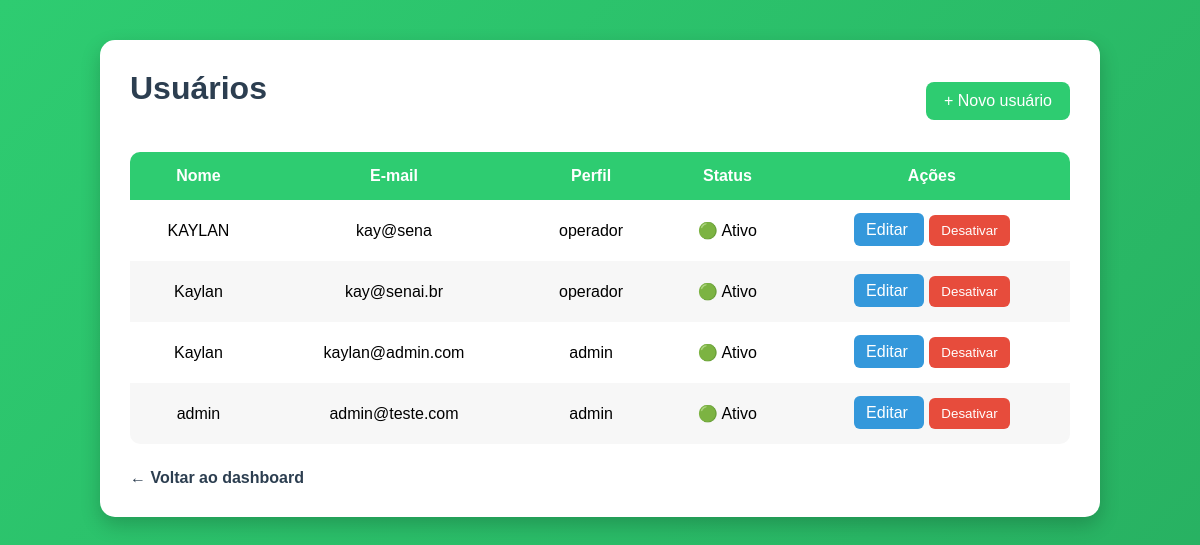
Before: /usuarios/ (signed in) with the older database file.
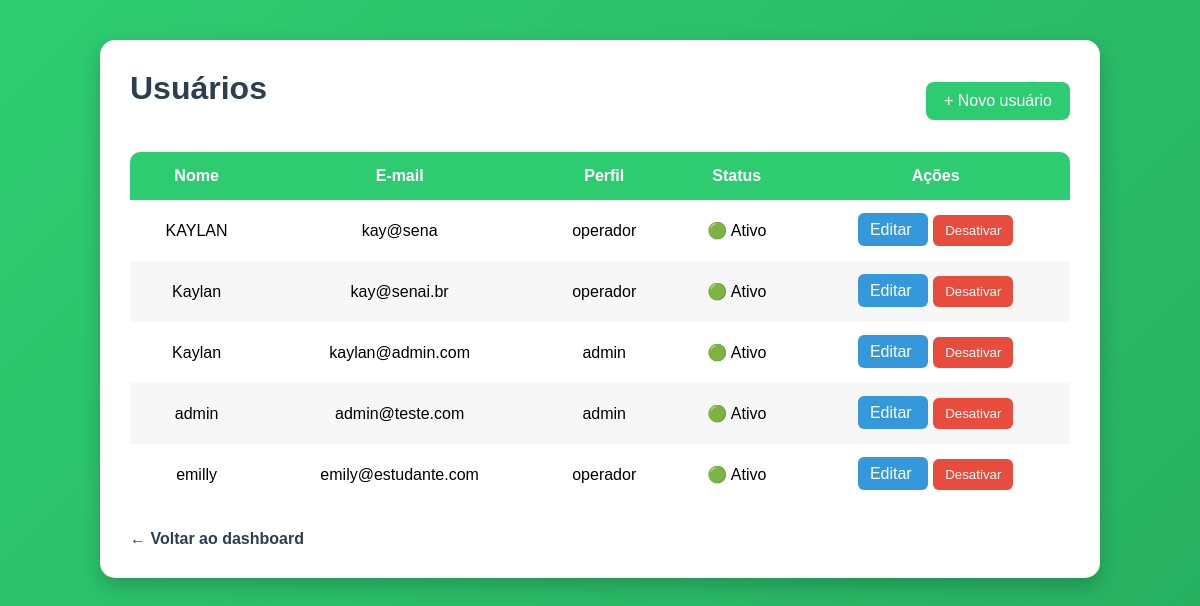
After: the same page with the newer database file.
### app/models/usuario.py (models this page shows)
class Usuario(Base):
    __tablename__ = "usuarios"
    id = Column(Integer, primary_key=True, autoincrement=True)
    nome = Column(String(100), nullable=False)
    email = Column(String(100), nullable=False, index=True, unique=True)
    senha_hash = Column(String(255), nullable=False)
    role = Column(String(20), nullable=False, default="operador")
    ativo = Column(Boolean, default=True)
    criado_em = Column(DateTime, server_default=func.now())

### app/controllers/admin_controller.py (the view)
@router.get("/", response_class=HTMLResponse)
def listar_usuarios(
    request: Request,
    db: Session = Depends(get_db),
    admin: dict = Depends(get_admin)):  #Bloqueia quem não é admin
    usuarios = db.query(Usuario).order_by(Usuario.nome).all()
    return templates.TemplateResponse(
        request,
        "Usuarios/index.html",
        {"request": request, "usuarios": usuarios, "admin": admin, "usuario": admin}
    )

### app/templates/usuarios/index.html (shortened to what this page needs)
<!DOCTYPE html>
<html lang="pt-br">
<head>
</head>
<body>
    <div class="container">
        <div class="topo">
            <h1>Usuários</h1>
            <a href="/usuarios/novo" class="novo">
                + Novo usuário
            </a>
        </div>
        <table>
            <thead>
                <tr>
                    <th>Nome</th>
                    <th>E-mail</th>
                    <th>Perfil</th>
                    <th>Status</th>
                    <th>Ações</th>
                </tr>
            </thead>
            <tbody>
                {% for u in usuarios %}
                <tr>
                    <td>{{ u.nome }}</td>
                    <td>{{ u.email }}</td>
                    <td>{{ u.role }}</td>
                    <td>
                        {{ "🟢 Ativo" if u.ativo else "🔴 Inativo" }}
                    </td>
                    <td>
                        <a href="/usuarios/{{u.id}}/editar" class="editar">
                            Editar
                        </a>
                        <form action="/usuarios/{{u.id}}/toggle-ativo" method="post">
                            <button type="submit">
                                {{ "Desativar" if u.ativo else "Ativar" }}
                            </button>
                        </form>
                    </td>
                </tr>
                {% endfor %}
            </tbody>
        </table>
        <a href="/" class="voltar">
            ← Voltar ao dashboard
        </a>
    </div>
</body>
</html>

### app/templates/usuarios/index.html (style rules this page uses)
* { margin: 0; padding: 0; box-sizing: border-box; font-family: Arial, Helvetica, sans-serif; }
body { background: linear-gradient(135deg, #2ecc71, #27ae60); min-height: 100vh; padding: 40px; }
.container { background: white; max-width: 1000px; margin: auto; padding: 30px; border-radius: 15px; box-shadow: 0 8px 20px rgba(0, 0, 0, .2); }
h1 { text-align: center; margin-bottom: 25px; color: #2c3e50; }
.topo { display: flex; justify-content: space-between; align-items: center; margin-bottom: 20px; }
.novo { text-decoration: none; background: #2ecc71; color: white; padding: 10px 18px; border-radius: 8px; transition: .3s; }
table { width: 100%; border-collapse: collapse; overflow: hidden; border-radius: 10px; }
thead { background: #2ecc71; color: white; }
th, td { padding: 15px; text-align: center; }
tbody tr:nth-child(even) { background: #f7f7f7; }
.editar { text-decoration: none; background: #3498db; color: white; padding: 8px 12px; border-radius: 6px; margin-right: 5px; }
button { border: none; padding: 8px 12px; border-radius: 6px; cursor: pointer; background: #e74c3c; color: white; }
.voltar { display: inline-block; margin-top: 25px; text-decoration: none; color: #2c3e50; font-weight: bold; }
form { display: inline; }

Changed rows visible on the page:
added Usuario: nome "emilly", email "emily@estudante.com", role "operador", ativo "🟢 Ativo", ativo "Desativar"
